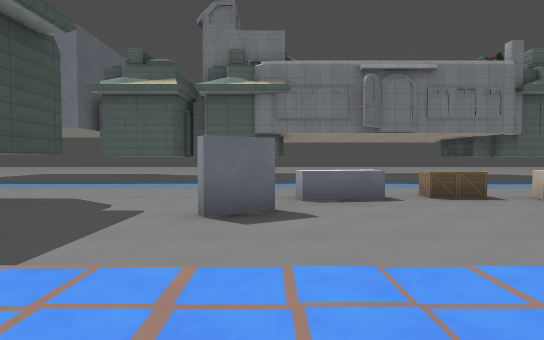
View 1 (above)

24 first-person views from a walk through a 3-D level made in the Godot game engine. The camera is 1.3 m above the floor, tilts 2° down and sees 80° across. The floor is counted in squares, 2 m on a side. Each view is taken from the middle of a square. On the plan, view 1 faces up. The plan holds only what a view shows up to about 10 squares ahead; the rest is blank. The place goes on beyond the plan. Flat picture figures and markers are left out. Some surface patterns are stand-ins.

View 2
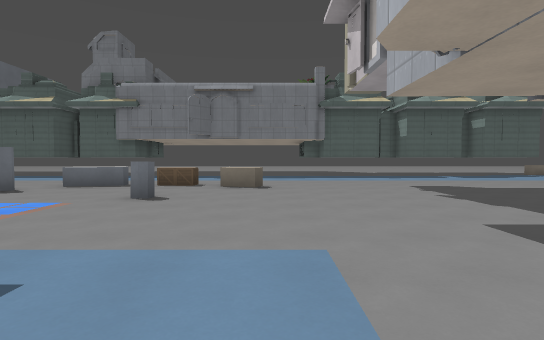

View 3
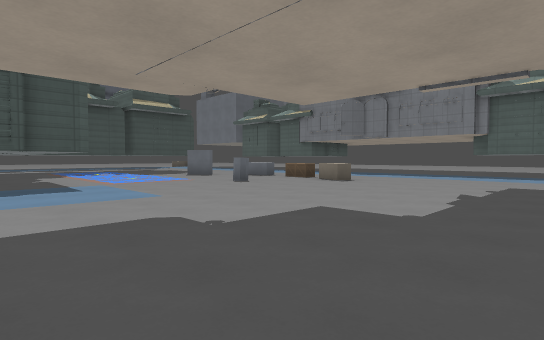

View 4
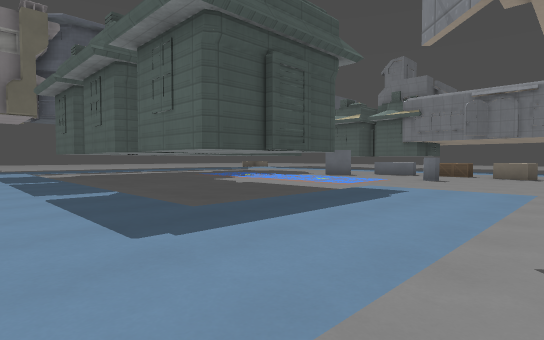

View 5
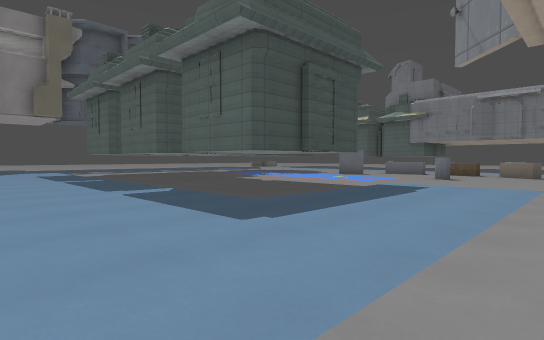

View 6
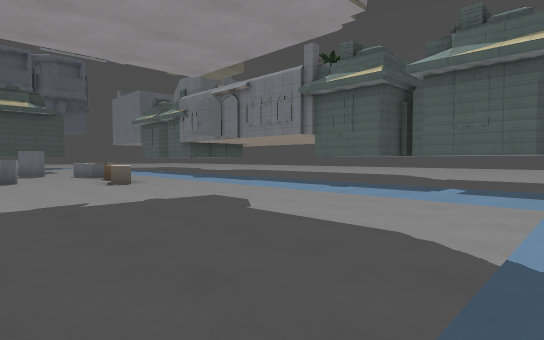

View 7
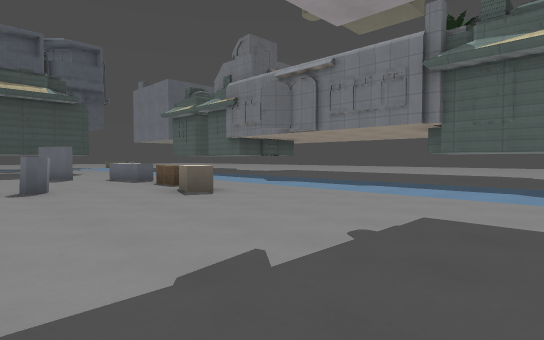

View 8
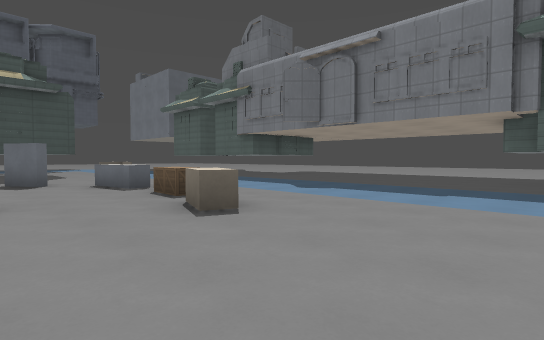

View 9
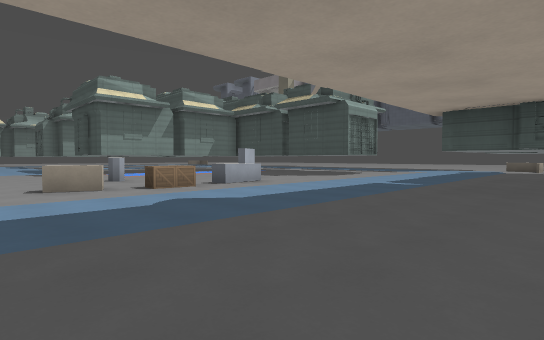

View 10
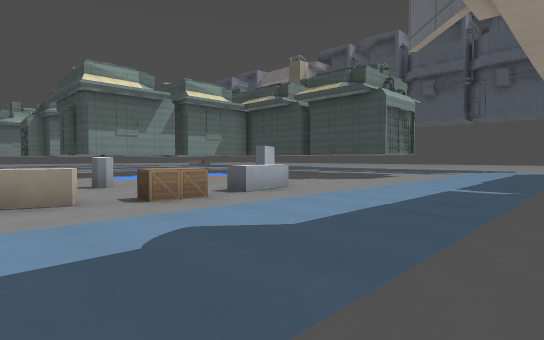

View 11
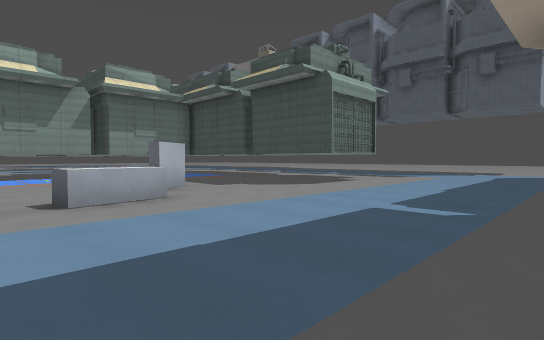

View 12
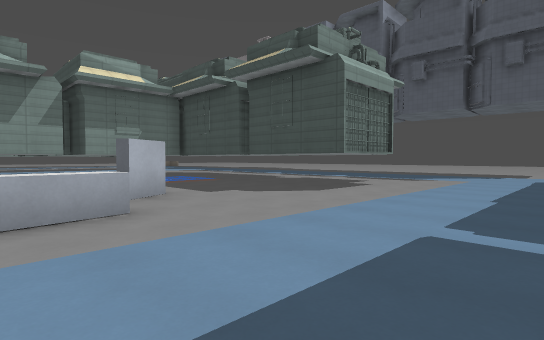

View 13
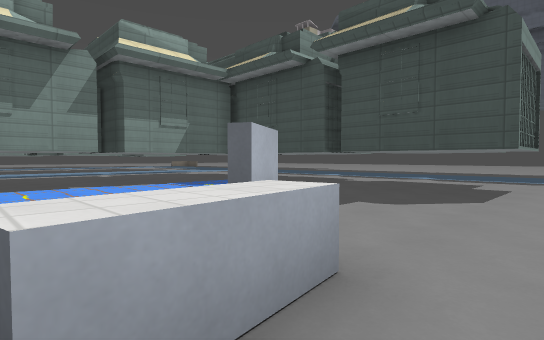

View 14
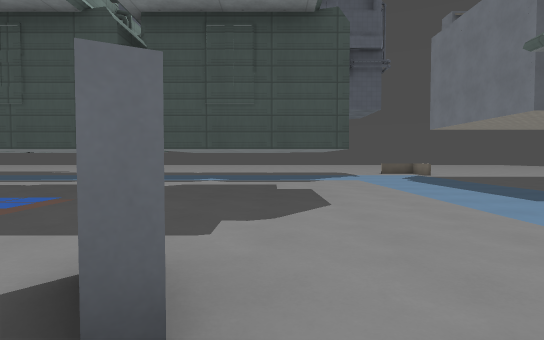

View 15
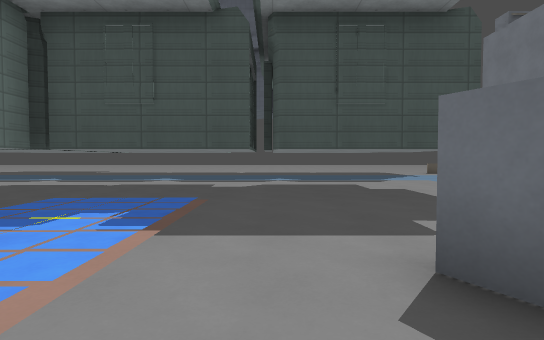

View 16
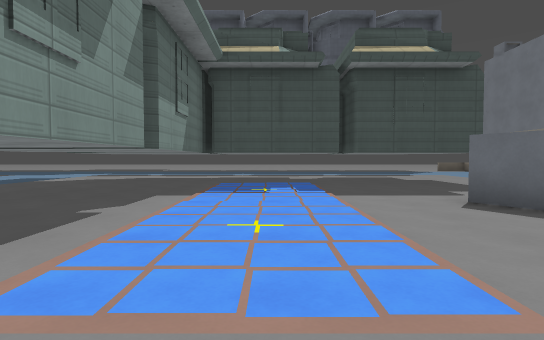

View 17
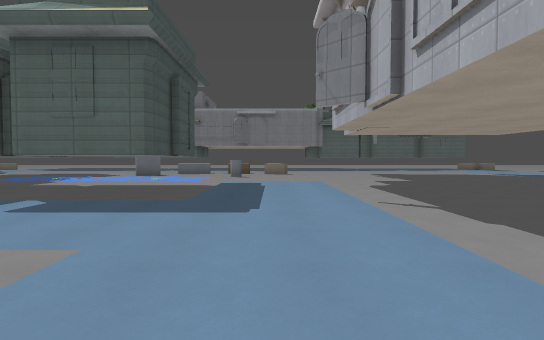

View 18
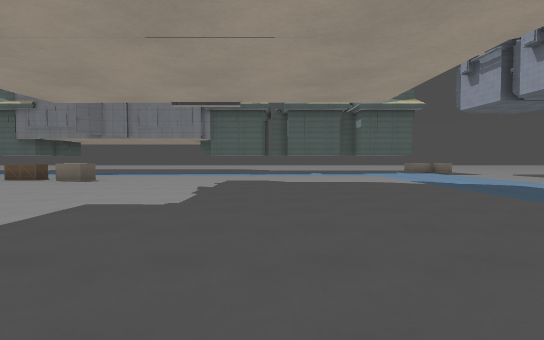

View 19
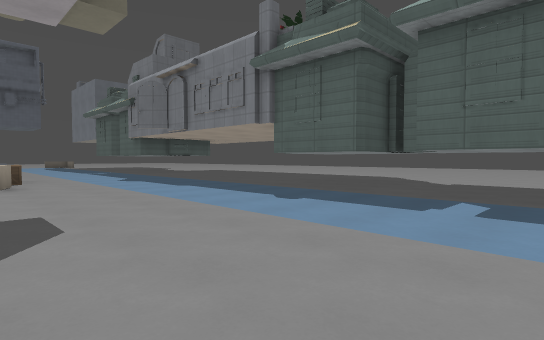

View 20
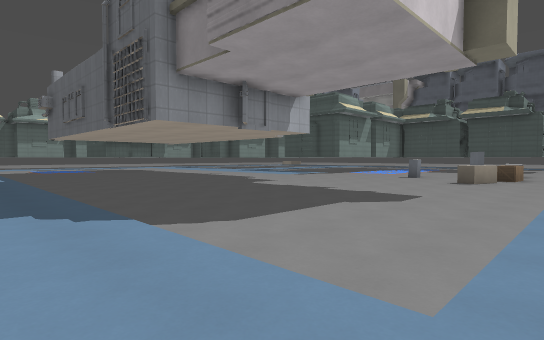

View 21
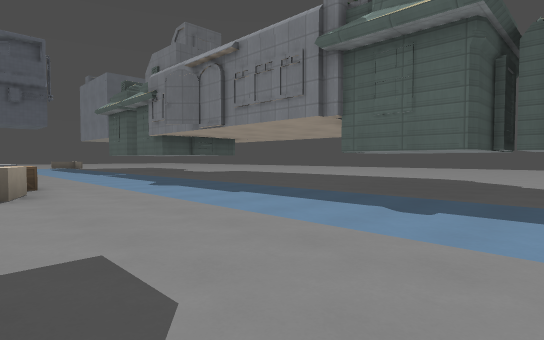

View 22
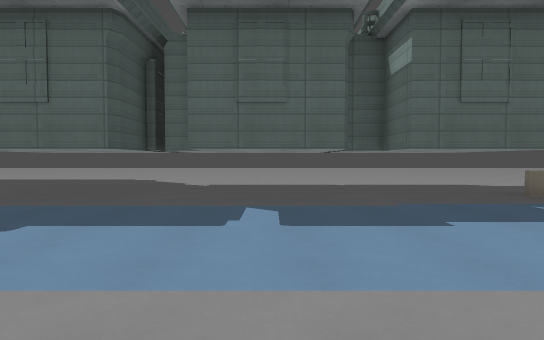

View 23
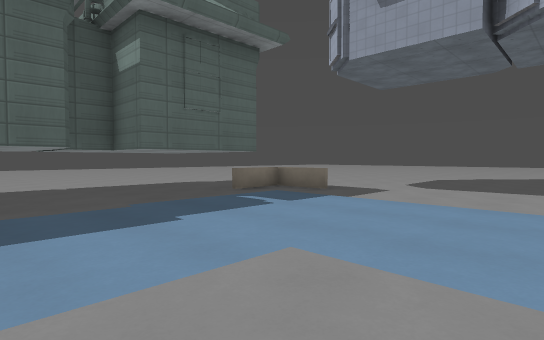

View 24
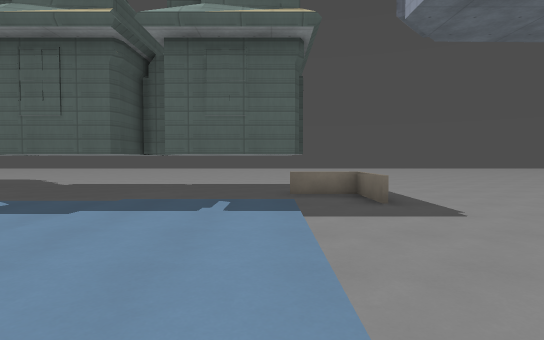

### Floor plan
Key: @ floor where view 1 was taken; # wall or solid block; x gap in a wall; . main floor; : floor 0.25 m higher than the main floor; / step, stairs or slope; = window, fence, low wall or low ledge; ^ raised ledge; T thing the floor can be seen under or through; B box; L block.
Columns run from 10 left of view 1 to 23 right of it. Each row starts with its distance up from view 1.
 13             ......   #  ^   ......
 12  ...   ^^ #.......#  ^^ ^^ ^LL....
 11  ....  .  #........##.##x^##.L...
 10  ::::::::::::::::::::::::::/......
  9 ::::::::::::::::::::::::::::......
  8 ::::::::::::::::::::::::::::......
  7  ::......................:::......
  6 :::.TTT....^^BBL.........:::..
  5 :::T  T..................:::.
  4  ::   T...#..............:::
  3  ::^ T^.......=..........:::
  2  ::^  #///////...........::
  1  ::   #::::::/...........:
  0  ::   #:::@::............:
 -1  :: ^^^##xx##.:::........:
 -2  ::      ^^  #:::........:
 -3  ::   x^ ^x  #:::........:
 -4  ::  #.###.##.:::.....  .:
 -5  :/ //////////:::...
 -6     :::::::::::::...
 -7     :::::::::::::..
 -8             ..:::.
 -9               :::
-10                :

Positions as (right, up) in squares from view 1, and headings:
1: (0, 0), facing up
2: (6, -3), facing up
3: (11, -3), facing up-left
4: (7, -7), facing up-left
5: (7, -8), facing up-left
6: (15, 2), facing up-left
7: (11, 2), facing up-left
8: (9, 3), facing up-left
9: (7, 13), facing down-left
10: (6, 11), facing down-left
11: (3, 11), facing down-left
12: (2, 10), facing down-left
13: (2, 7), facing down-left
14: (1, 5), facing left
15: (1, 3), facing left
16: (4, 1), facing left
17: (5, -10), facing up
18: (11, -4), facing up
19: (14, 5), facing up-left
20: (16, 8), facing down-left
21: (12, 5), facing up-left
22: (13, 6), facing up
23: (13, 6), facing up-right
24: (17, 5), facing up
